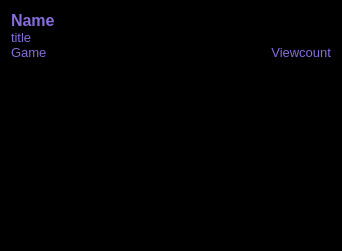
<?xml version="1.0" encoding="UTF-8"?>
<ui version="4.0">
 <class>StreamCard</class>
 <widget class="QWidget" name="StreamCard">
  <property name="geometry">
   <rect>
    <x>0</x>
    <y>0</y>
    <width>338</width>
    <height>251</height>
   </rect>
  </property>
  <property name="minimumSize">
   <size>
    <width>0</width>
    <height>0</height>
   </size>
  </property>
  <property name="maximumSize">
   <size>
    <width>16777215</width>
    <height>16777215</height>
   </size>
  </property>
  <property name="palette">
   <palette>
    <active>
     <colorrole role="Base">
      <brush brushstyle="SolidPattern">
       <color alpha="255">
        <red>255</red>
        <green>255</green>
        <blue>255</blue>
       </color>
      </brush>
     </colorrole>
     <colorrole role="Window">
      <brush brushstyle="SolidPattern">
       <color alpha="255">
        <red>0</red>
        <green>0</green>
        <blue>0</blue>
       </color>
      </brush>
     </colorrole>
    </active>
    <inactive>
     <colorrole role="Base">
      <brush brushstyle="SolidPattern">
       <color alpha="255">
        <red>255</red>
        <green>255</green>
        <blue>255</blue>
       </color>
      </brush>
     </colorrole>
     <colorrole role="Window">
      <brush brushstyle="SolidPattern">
       <color alpha="255">
        <red>0</red>
        <green>0</green>
        <blue>0</blue>
       </color>
      </brush>
     </colorrole>
    </inactive>
    <disabled>
     <colorrole role="Base">
      <brush brushstyle="SolidPattern">
       <color alpha="255">
        <red>0</red>
        <green>0</green>
        <blue>0</blue>
       </color>
      </brush>
     </colorrole>
     <colorrole role="Window">
      <brush brushstyle="SolidPattern">
       <color alpha="255">
        <red>0</red>
        <green>0</green>
        <blue>0</blue>
       </color>
      </brush>
     </colorrole>
    </disabled>
   </palette>
  </property>
  <property name="windowTitle">
   <string>Form</string>
  </property>
  <layout class="QVBoxLayout" name="verticalLayout">
   <property name="spacing">
    <number>0</number>
   </property>
   <item>
    <widget class="QLabel" name="channelName">
     <property name="maximumSize">
      <size>
       <width>320</width>
       <height>16777215</height>
      </size>
     </property>
     <property name="palette">
      <palette>
       <active>
        <colorrole role="WindowText">
         <brush brushstyle="SolidPattern">
          <color alpha="255">
           <red>135</red>
           <green>109</green>
           <blue>220</blue>
          </color>
         </brush>
        </colorrole>
       </active>
       <inactive>
        <colorrole role="WindowText">
         <brush brushstyle="SolidPattern">
          <color alpha="255">
           <red>135</red>
           <green>109</green>
           <blue>220</blue>
          </color>
         </brush>
        </colorrole>
       </inactive>
       <disabled>
        <colorrole role="WindowText">
         <brush brushstyle="SolidPattern">
          <color alpha="255">
           <red>120</red>
           <green>120</green>
           <blue>120</blue>
          </color>
         </brush>
        </colorrole>
       </disabled>
      </palette>
     </property>
     <property name="font">
      <font>
       <pointsize>12</pointsize>
       <weight>75</weight>
       <bold>true</bold>
      </font>
     </property>
     <property name="text">
      <string>Name</string>
     </property>
    </widget>
   </item>
   <item>
    <widget class="QLabel" name="title">
     <property name="maximumSize">
      <size>
       <width>320</width>
       <height>16777215</height>
      </size>
     </property>
     <property name="palette">
      <palette>
       <active>
        <colorrole role="WindowText">
         <brush brushstyle="SolidPattern">
          <color alpha="255">
           <red>135</red>
           <green>109</green>
           <blue>220</blue>
          </color>
         </brush>
        </colorrole>
       </active>
       <inactive>
        <colorrole role="WindowText">
         <brush brushstyle="SolidPattern">
          <color alpha="255">
           <red>135</red>
           <green>109</green>
           <blue>220</blue>
          </color>
         </brush>
        </colorrole>
       </inactive>
       <disabled>
        <colorrole role="WindowText">
         <brush brushstyle="SolidPattern">
          <color alpha="255">
           <red>120</red>
           <green>120</green>
           <blue>120</blue>
          </color>
         </brush>
        </colorrole>
       </disabled>
      </palette>
     </property>
     <property name="font">
      <font>
       <pointsize>10</pointsize>
       <weight>50</weight>
       <bold>false</bold>
      </font>
     </property>
     <property name="text">
      <string>title</string>
     </property>
    </widget>
   </item>
   <item>
    <layout class="QHBoxLayout" name="horizontalLayout">
     <item>
      <widget class="QLabel" name="gameName">
       <property name="maximumSize">
        <size>
         <width>320</width>
         <height>16777215</height>
        </size>
       </property>
       <property name="palette">
        <palette>
         <active>
          <colorrole role="WindowText">
           <brush brushstyle="SolidPattern">
            <color alpha="255">
             <red>135</red>
             <green>109</green>
             <blue>220</blue>
            </color>
           </brush>
          </colorrole>
         </active>
         <inactive>
          <colorrole role="WindowText">
           <brush brushstyle="SolidPattern">
            <color alpha="255">
             <red>135</red>
             <green>109</green>
             <blue>220</blue>
            </color>
           </brush>
          </colorrole>
         </inactive>
         <disabled>
          <colorrole role="WindowText">
           <brush brushstyle="SolidPattern">
            <color alpha="255">
             <red>120</red>
             <green>120</green>
             <blue>120</blue>
            </color>
           </brush>
          </colorrole>
         </disabled>
        </palette>
       </property>
       <property name="font">
        <font>
         <pointsize>10</pointsize>
         <weight>50</weight>
         <bold>false</bold>
        </font>
       </property>
       <property name="text">
        <string>Game</string>
       </property>
      </widget>
     </item>
     <item>
      <widget class="QLabel" name="viewerCount">
       <property name="maximumSize">
        <size>
         <width>320</width>
         <height>16777215</height>
        </size>
       </property>
       <property name="palette">
        <palette>
         <active>
          <colorrole role="WindowText">
           <brush brushstyle="SolidPattern">
            <color alpha="255">
             <red>135</red>
             <green>109</green>
             <blue>220</blue>
            </color>
           </brush>
          </colorrole>
         </active>
         <inactive>
          <colorrole role="WindowText">
           <brush brushstyle="SolidPattern">
            <color alpha="255">
             <red>135</red>
             <green>109</green>
             <blue>220</blue>
            </color>
           </brush>
          </colorrole>
         </inactive>
         <disabled>
          <colorrole role="WindowText">
           <brush brushstyle="SolidPattern">
            <color alpha="255">
             <red>120</red>
             <green>120</green>
             <blue>120</blue>
            </color>
           </brush>
          </colorrole>
         </disabled>
        </palette>
       </property>
       <property name="font">
        <font>
         <pointsize>10</pointsize>
         <weight>50</weight>
         <bold>false</bold>
        </font>
       </property>
       <property name="text">
        <string>Viewcount</string>
       </property>
       <property name="alignment">
        <set>Qt::AlignRight|Qt::AlignTrailing|Qt::AlignVCenter</set>
       </property>
      </widget>
     </item>
    </layout>
   </item>
   <item>
    <spacer name="verticalSpacer">
     <property name="orientation">
      <enum>Qt::Vertical</enum>
     </property>
     <property name="sizeHint" stdset="0">
      <size>
       <width>20</width>
       <height>5</height>
      </size>
     </property>
    </spacer>
   </item>
   <item>
    <widget class="QLabel" name="preview">
     <property name="minimumSize">
      <size>
       <width>320</width>
       <height>180</height>
      </size>
     </property>
     <property name="text">
      <string/>
     </property>
     <property name="margin">
      <number>0</number>
     </property>
    </widget>
   </item>
  </layout>
 </widget>
 <resources/>
 <connections/>
</ui>
